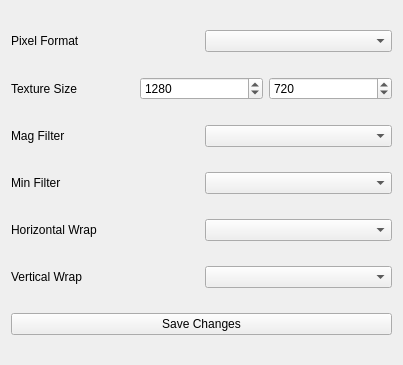
<?xml version="1.0" encoding="UTF-8"?>
<ui version="4.0">
 <class>TextureDataView</class>
 <widget class="QWidget" name="TextureDataView">
  <property name="geometry">
   <rect>
    <x>0</x>
    <y>0</y>
    <width>403</width>
    <height>365</height>
   </rect>
  </property>
  <property name="sizePolicy">
   <sizepolicy hsizetype="Maximum" vsizetype="Preferred">
    <horstretch>0</horstretch>
    <verstretch>0</verstretch>
   </sizepolicy>
  </property>
  <property name="maximumSize">
   <size>
    <width>518</width>
    <height>16777215</height>
   </size>
  </property>
  <property name="windowTitle">
   <string>Form</string>
  </property>
  <layout class="QGridLayout" name="gridLayout_2">
   <item row="4" column="0">
    <layout class="QHBoxLayout" name="horizontalLayout_5">
     <item>
      <widget class="QLabel" name="label_5">
       <property name="enabled">
        <bool>true</bool>
       </property>
       <property name="text">
        <string>Min Filter</string>
       </property>
      </widget>
     </item>
     <item>
      <widget class="QComboBox" name="minFilter">
       <property name="enabled">
        <bool>true</bool>
       </property>
      </widget>
     </item>
    </layout>
   </item>
   <item row="5" column="0">
    <layout class="QHBoxLayout" name="horizontalLayout_6">
     <item>
      <widget class="QLabel" name="label_6">
       <property name="enabled">
        <bool>true</bool>
       </property>
       <property name="layoutDirection">
        <enum>Qt::LeftToRight</enum>
       </property>
       <property name="text">
        <string>Horizontal Wrap</string>
       </property>
      </widget>
     </item>
     <item>
      <widget class="QComboBox" name="horizontalWrap">
       <property name="enabled">
        <bool>true</bool>
       </property>
      </widget>
     </item>
    </layout>
   </item>
   <item row="1" column="0">
    <layout class="QHBoxLayout" name="horizontalLayout_3">
     <item>
      <widget class="QLabel" name="label_3">
       <property name="enabled">
        <bool>true</bool>
       </property>
       <property name="text">
        <string>Pixel Format</string>
       </property>
      </widget>
     </item>
     <item>
      <widget class="QComboBox" name="texturePixelFormat">
       <property name="enabled">
        <bool>true</bool>
       </property>
      </widget>
     </item>
    </layout>
   </item>
   <item row="6" column="0">
    <layout class="QHBoxLayout" name="horizontalLayout_7">
     <item>
      <widget class="QLabel" name="label_7">
       <property name="enabled">
        <bool>true</bool>
       </property>
       <property name="text">
        <string>Vertical Wrap</string>
       </property>
      </widget>
     </item>
     <item>
      <widget class="QComboBox" name="verticalWrap">
       <property name="enabled">
        <bool>true</bool>
       </property>
      </widget>
     </item>
    </layout>
   </item>
   <item row="9" column="0">
    <widget class="QPushButton" name="saveChanges">
     <property name="enabled">
      <bool>true</bool>
     </property>
     <property name="text">
      <string>Save Changes</string>
     </property>
    </widget>
   </item>
   <item row="3" column="0">
    <layout class="QHBoxLayout" name="horizontalLayout_4">
     <item>
      <widget class="QLabel" name="label_4">
       <property name="enabled">
        <bool>true</bool>
       </property>
       <property name="text">
        <string>Mag Filter</string>
       </property>
      </widget>
     </item>
     <item>
      <widget class="QComboBox" name="magFilter">
       <property name="enabled">
        <bool>true</bool>
       </property>
      </widget>
     </item>
    </layout>
   </item>
   <item row="2" column="0">
    <layout class="QHBoxLayout" name="horizontalLayout">
     <item>
      <widget class="QLabel" name="label">
       <property name="enabled">
        <bool>true</bool>
       </property>
       <property name="text">
        <string>Texture Size</string>
       </property>
      </widget>
     </item>
     <item>
      <widget class="QSpinBox" name="Width">
       <property name="enabled">
        <bool>true</bool>
       </property>
       <property name="minimum">
        <number>1</number>
       </property>
       <property name="maximum">
        <number>2048</number>
       </property>
       <property name="value">
        <number>1280</number>
       </property>
      </widget>
     </item>
     <item>
      <widget class="QSpinBox" name="Height">
       <property name="enabled">
        <bool>true</bool>
       </property>
       <property name="minimum">
        <number>1</number>
       </property>
       <property name="maximum">
        <number>2048</number>
       </property>
       <property name="value">
        <number>720</number>
       </property>
      </widget>
     </item>
    </layout>
   </item>
  </layout>
 </widget>
 <resources/>
 <connections/>
 <slots>
  <slot>addTexture()</slot>
 </slots>
</ui>
